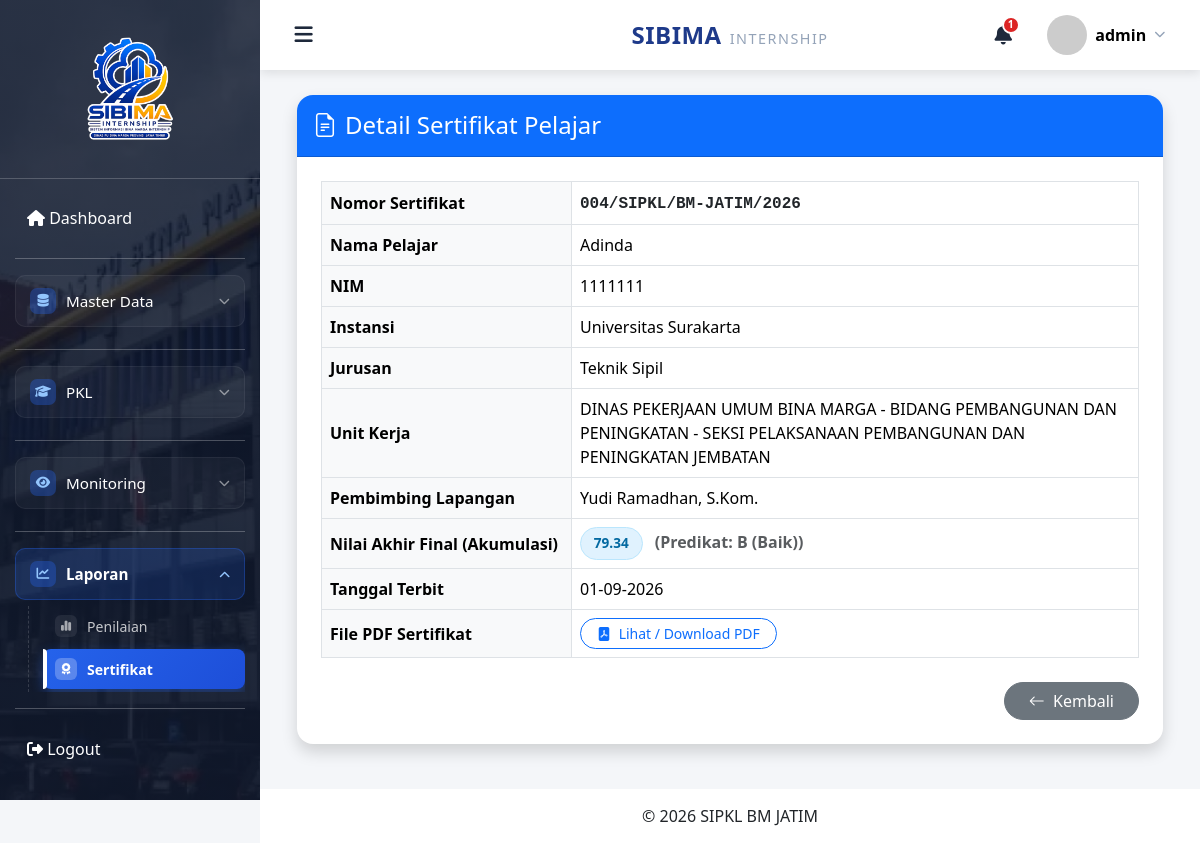
Page /admin/sertifikat/detail.php?id=49 (signed in) on the committed database.
### tables this page shows
CREATE TABLE `sertifikat` (
  `id` bigint(20) NOT NULL,
  `pelajar_id` bigint(20) DEFAULT NULL,
  `nomor_sertifikat` varchar(100) DEFAULT NULL,
  `tanggal_terbit` date DEFAULT NULL,
  `file_pdf` varchar(255) DEFAULT NULL,
  `created_at` timestamp NULL DEFAULT NULL,
  `updated_at` timestamp NULL DEFAULT NULL
);

CREATE TABLE `pelajar` (
  `id` bigint(20) NOT NULL,
  `user_id` bigint(20) DEFAULT NULL,
  `nim` varchar(30) DEFAULT NULL,
  `nama` varchar(100) DEFAULT NULL,
  `instansi_id` int(11) NOT NULL,
  `jurusan_id` int(11) DEFAULT NULL,
  `id_ruangan` int(11) DEFAULT NULL,
  `alamat` text DEFAULT NULL,
  `no_hp` varchar(20) DEFAULT NULL,
  `email` varchar(100) DEFAULT NULL,
  `foto` varchar(255) DEFAULT NULL,
  `created_at` timestamp NULL DEFAULT NULL,
  `updated_at` timestamp NULL DEFAULT NULL,
  `last_notif_read` datetime DEFAULT NULL
);

CREATE TABLE `instansi` (
  `id` bigint(20) NOT NULL,
  `nama_instansi` varchar(255) NOT NULL,
  `alamat` text DEFAULT NULL,
  `kota` varchar(100) DEFAULT NULL,
  `created_at` timestamp NULL DEFAULT NULL,
  `updated_at` timestamp NULL DEFAULT NULL
);

CREATE TABLE `jurusan` (
  `id` bigint(20) NOT NULL,
  `nama_jurusan` varchar(255) NOT NULL,
  `jenjang` enum('SMA','SMK','MA','D3','D4','S1','S2') DEFAULT NULL,
  `created_at` timestamp NULL DEFAULT NULL,
  `updated_at` timestamp NULL DEFAULT NULL
);

### admin/sertifikat/detail.php (the view, shortened to what this page needs)
<?php
include "../../config/config.php";
$id = isset($_GET['id']) ? $_GET['id'] : '';
$query = mysqli_query($conn, "
SELECT
s.*,
m.id AS pelajar_id,
m.nama,
m.nim,
u.nama_instansi,
ps.nama_jurusan,
pn.disiplin,
pn.komunikasi,
pn.kerjasama,
pn.tanggung_jawab,
pn.inisiatif,
pn.nilai_akhir AS nilai_pembimbing_db,
pn.tugas_akhir,
la.status AS status_laporan,
la.file_laporan,
b.unit_kerja,
pb.nama AS pembimbing,
(SELECT COUNT(*) FROM absensi a WHERE a.pelajar_id = m.id) AS total_hari_absen,
(SELECT COUNT(*) FROM absensi a WHERE a.pelajar_id = m.id AND a.status IN ('hadir', 'izin', 'sakit')) AS total_masuk_absen,
(SELECT COUNT(*) FROM logbook lb WHERE lb.pelajar_id = m.id) AS total_logbook_diisi
FROM sertifikat s
LEFT JOIN pelajar m ON s.pelajar_id = m.id
LEFT JOIN instansi u ON m.instansi_id = u.id
LEFT JOIN jurusan ps ON m.jurusan_id = ps.id
LEFT JOIN penilaian pn ON pn.pelajar_id = m.id
LEFT JOIN laporan_akhir la ON la.pelajar_id = m.id
LEFT JOIN pendaftaran pd ON pd.pelajar_id = m.id AND pd.status = 'diterima'
LEFT JOIN unit_kerja b ON pd.unit_kerja_id = b.id
LEFT JOIN pembimbing pb ON pd.pembimbing_id = pb.id
WHERE s.id='$id'
");
$row = mysqli_fetch_assoc($query);
$nilai_akhir_final = isset($row['nilai_pembimbing_db']) ? (float) $row['nilai_pembimbing_db'] : 0;
if ($nilai_akhir_final >= 85) {
    $nilaiClass = 'nilai-a';
    $predikat = 'A (Sangat Baik)';
} elseif ($nilai_akhir_final >= 75) {
    $nilaiClass = 'nilai-b';
    $predikat = 'B (Baik)';
} elseif ($nilai_akhir_final >= 60) {
    $nilaiClass = 'nilai-c';
    $predikat = 'C (Cukup)';
} else {
    $nilaiClass = 'nilai-d';
    $predikat = 'D / E (Kurang)';
}
include "../../include/header.php";
include "../../include/navbar.php";
include "../../include/sidebar.php";
?>
<div class="container-fluid">
    <div class="card shadow border-0 rounded-4">
        <div class="card-header bg-primary text-white rounded-top-4 py-3">
            <h4 class="mb-0"><i class="bi bi-file-earmark-text me-2"></i>Detail Sertifikat Pelajar</h4>
        </div>
        <div class="card-body p-4">
            <table class="table table-bordered align-middle">
                <tr>
                    <th width="250" class="bg-light">Nomor Sertifikat</th>
                    <td><span class="font-monospace fw-bold text-dark"><?= htmlspecialchars($row['nomor_sertifikat']); ?></span></td>
                </tr>
                <tr>
                    <th class="bg-light">Nama Pelajar</th>
                    <td><?= htmlspecialchars($row['nama']); ?></td>
                </tr>
                <tr>
                    <th class="bg-light">NIM</th>
                    <td><?= htmlspecialchars($row['nim']); ?></td>
                </tr>
                <tr>
                    <th class="bg-light">Instansi</th>
                    <td><?= !empty($row['nama_instansi']) ? htmlspecialchars($row['nama_instansi']) : '-'; ?></td>
                </tr>
                <tr>
                    <th class="bg-light">Jurusan</th>
                    <td><?= !empty($row['nama_jurusan']) ? htmlspecialchars($row['nama_jurusan']) : '-'; ?></td>
                </tr>
                <tr>
                    <th class="bg-light">Unit Kerja</th>
                    <td><?= !empty($row['unit_kerja']) ? htmlspecialchars($row['unit_kerja']) : '-'; ?></td>
                </tr>
                <tr>
                    <th class="bg-light">Pembimbing Lapangan</th>
                    <td><?= !empty($row['pembimbing']) ? htmlspecialchars($row['pembimbing']) : '-'; ?></td>
                </tr>
                <tr>
                    <th class="bg-light">Nilai Akhir Final (Akumulasi)</th>
                    <td>
                        <span class="nilai-badge <?= $nilaiClass; ?>">
                            <?= number_format($nilai_akhir_final, 2); ?>
                        </span>
                        <span class="ms-2 text-muted fw-semibold">(Predikat: <?= $predikat; ?>)</span>
                    </td>
                </tr>
                <tr>
                    <th class="bg-light">Tanggal Terbit</th>
                    <td><?= !empty($row['tanggal_terbit']) ? date("d-m-Y", strtotime($row['tanggal_terbit'])) : '-'; ?></td>
                </tr>
                <tr>
                    <th class="bg-light">File PDF Sertifikat</th>
                    <td>
                        <?php if (!empty($row['file_pdf'])): ?>
                            <a href="../../assets/upload/sertifikat/<?= htmlspecialchars($row['file_pdf']); ?>" target="_blank" class="btn btn-outline-primary btn-sm rounded-pill px-3">
                                <i class="bi bi-file-pdf-fill me-1"></i> Lihat / Download PDF
                            </a>
                        <?php else: ?>
                            <span class="text-muted">File belum tersedia</span>
                        <?php endif; ?>
                    </td>
                </tr>
            </table>
            <div class="text-end mt-4">
                <a href="index.php" class="btn btn-secondary rounded-pill px-4">
                    <i class="bi bi-arrow-left me-1"></i> Kembali
                </a>
            </div>
        </div>
    </div>
</div>
<?php
include "../../include/footer.php";
?>

### assets/css/style.css (style rules this page uses)
* { margin:0; padding:0; box-sizing:border-box; }
body { background:#f4f6f9; font-family:'Segoe UI',sans-serif; }
a { text-decoration:none; }
.card { border:none; border-radius:15px; box-shadow:0 5px 15px rgba(0,0,0,.08); }

### admin/sertifikat/detail.php (style rules this page uses)
.nilai-badge { display: inline-flex; align-items: center; justify-content: center; min-width: 55px; padding: 0.35rem 0.8rem; border-radius: 20px; font-weight: 700; font-size: 0.85rem; }
.nilai-b { background: #e0f2fe; color: #0369a1; border: 1px solid #bae6fd; }

### rows in the picture
sertifikat: nomor_sertifikat "004/SIPKL/BM-JATIM/2026", pelajar.nama "Adinda", pelajar.nim "1111111", instansi.nama_instansi "Universitas Surakarta", jurusan.nama_jurusan "Teknik Sipil", tanggal_terbit "01-09-2026"

### other values in the picture
$totalNotifikasi "1"
$_SESSION['nama'] "admin"
$row['unit_kerja'] "DINAS PEKERJAAN UMUM BINA MARGA - BIDANG PEMBANGUNAN DAN PENINGKATAN - SEKSI PELAKSANAAN PEMBANGUNAN DAN PENINGKATAN JEMBATAN"
$row['pembimbing'] "Yudi Ramadhan, S.Kom."
$nilai_akhir_final "79.34"
$predikat "B (Baik)"
